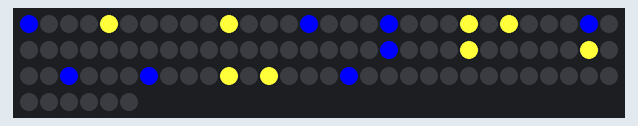
Simulated run of this sketch. Board: Arduino Uno, built with avr-gcc and run on an emulated ATmega328P. Shown: 96 RGB LEDs in strip order, left to right, continuing on the next row.

Above: at 0.14 s.
At 0.69 s:
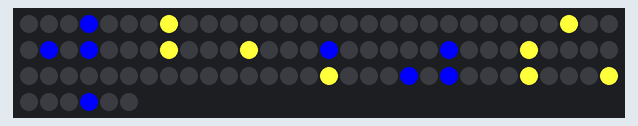
At 1.06 s:
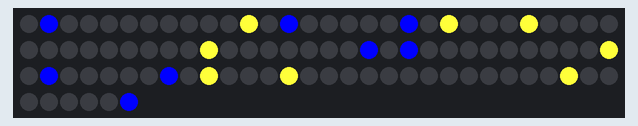
At 1.42 s:
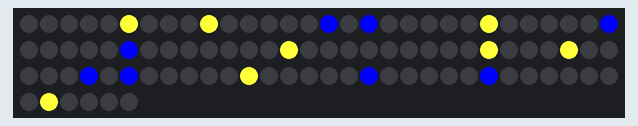

The sketch:

pattern_6.ino
```cpp
#include <FastLED.h>

#define DATA_PIN 10

#define NUM_STRIPS 12
#define LEDS_PER_STRIP 8
#define NUM_LEDS (NUM_STRIPS * LEDS_PER_STRIP)

CRGB leds[NUM_LEDS];

// =====================================================
// Zig-zag mapping
// =====================================================
int getIndex(int strip, int led) {

  // reverse odd strips
  if (strip % 2 == 1) {
    led = (LEDS_PER_STRIP - 1) - led;
  }

  return strip * LEDS_PER_STRIP + led;
}

// =====================================================
// Motion variables
// =====================================================
uint8_t shiftA = 0;
uint8_t shiftB = 0;

unsigned long lastMove = 0;

// =====================================================
// Setup
// =====================================================
void setup() {

  FastLED.addLeds<WS2812, DATA_PIN, GRB>(leds, NUM_LEDS);

  FastLED.clear();
}

// =====================================================
// Main loop
// =====================================================
void loop() {

  // smooth fading trails
  fadeToBlackBy(leds, NUM_LEDS, 85);

  // slower movement
  if (millis() - lastMove > 180) {

    lastMove = millis();

    // BLUE system → forward
    shiftA = (shiftA + 1) % NUM_STRIPS;

    // GOLD system → reverse
    shiftB = (shiftB + NUM_STRIPS - 1) % NUM_STRIPS;
  }

  // =====================================================
  // BLUE SYSTEM (LED 0–3)
  // 2 WINDOWS
  // =====================================================
  for (int w = 0; w < 2; w++) {

    // 6-strip separation between windows
    int base = (shiftA + w * 6) % NUM_STRIPS;

    for (int i = 0; i < 4; i++) {

      int strip = (base + i) % NUM_STRIPS;
      int led   = i;

      leds[getIndex(strip, led)] += CRGB::Blue;
    }
  }

  // =====================================================
  // GOLD SYSTEM (LED 4–7)
  // 2 WINDOWS (opposite direction)
  // =====================================================
  for (int w = 0; w < 2; w++) {

    int base = (shiftB + w * 6) % NUM_STRIPS;

    for (int i = 0; i < 4; i++) {

      int strip = (base + i) % NUM_STRIPS;
      int led   = i + 4;

      leds[getIndex(strip, led)] += CRGB(255, 180, 20); // gold
    }
  }

  FastLED.show();
}
```

Measured:
- by itself, everything shown: repeats every 1.1 s, in 6 steps
